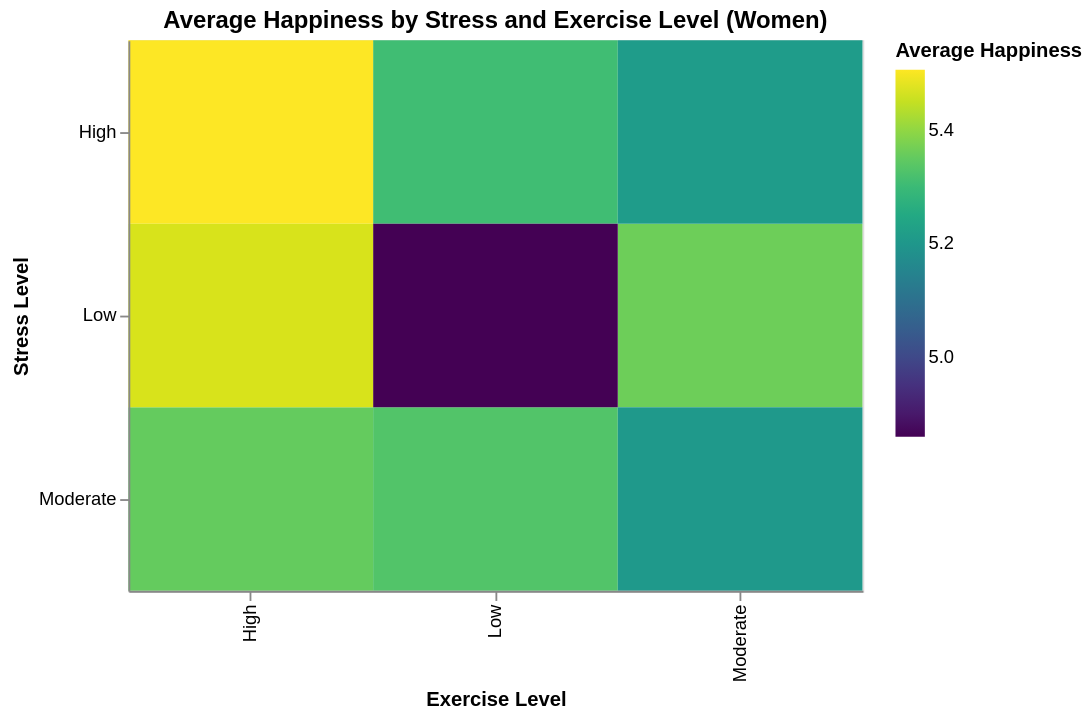

Notebook code for this chart:
### Markdown cell above
The visualizations compare average happiness across stress levels and the distribution of happiness scores across exercise levels for women. The bar chart shows that average happiness is very similar across low, moderate, and high stress levels, with only slight differences in mean values. This suggests that stress level alone does not strongly impact overall happiness, as all groups have nearly identical averages. In contrast, the histograms reveal more variation in happiness when considering exercise levels. While all exercise groups show a wide spread of happiness scores, higher exercise levels tend to include more observations in the upper range of happiness, indicating a potential positive relationship between exercise and well-being. Additionally, the distributions remain relatively consistent across stress levels, suggesting that the effect of exercise on happiness persists regardless of stress. Overall, these visualizations indicate that exercise may play a more influential role in determining happiness than stress level, although the variability within each group suggests that other factors also contribute to individual differences in happiness.

### Code cell
alt.data_transformers.disable_max_rows()

women_data = df[df["Gender"] == "Female"]

heatmap = alt.Chart(women_data).mark_rect().encode(
    x=alt.X("Exercise Level:N", title="Exercise Level"),
    y=alt.Y("Stress Level:N", title="Stress Level"),
    
    color=alt.Color(
        "mean(Happiness Score):Q",
        title="Average Happiness",
        scale=alt.Scale(scheme="viridis")
    ),
    
    tooltip=[
        "Exercise Level",
        "Stress Level",
        alt.Tooltip("mean(Happiness Score):Q", title="Avg Happiness")
    ]
).properties(
    title="Average Happiness by Stress and Exercise Level (Women)",
    width=400,
    height=300
)

heatmap

### Figure 1 — Vega-Lite specification as saved in the notebook (floating-point values rounded to 4 significant figures; data arrays with more than 128 entries replaced by an {"elided": "..."} marker saying what was removed)
{"config": {"view": {"continuousWidth": 300, "continuousHeight": 300}}, "data": {"name": "data-d3d857a2d0400f456afaabb2ec62ffea"}, "mark": {"type": "rect"}, "encoding": {"color": {"aggregate": "mean", "field": "Happiness Score", "scale": {"scheme": "viridis"}, "title": "Average Happiness", "type": "quantitative"}, "tooltip": [{"field": "Exercise Level", "type": "nominal"}, {"field": "Stress Level", "type": "nominal"}, {"aggregate": "mean", "field": "Happiness Score", "title": "Avg Happiness", "type": "quantitative"}], "x": {"field": "Exercise Level", "title": "Exercise Level", "type": "nominal"}, "y": {"field": "Stress Level", "title": "Stress Level", "type": "nominal"}}, "height": 300, "title": "Average Happiness by Stress and Exercise Level (Women)", "width": 400, "$schema": "https://vega.github.io/schema/vega-lite/v5.8.0.json", "datasets": {"data-d3d857a2d0400f456afaabb2ec62ffea": {"elided": "1024 records"}}}
